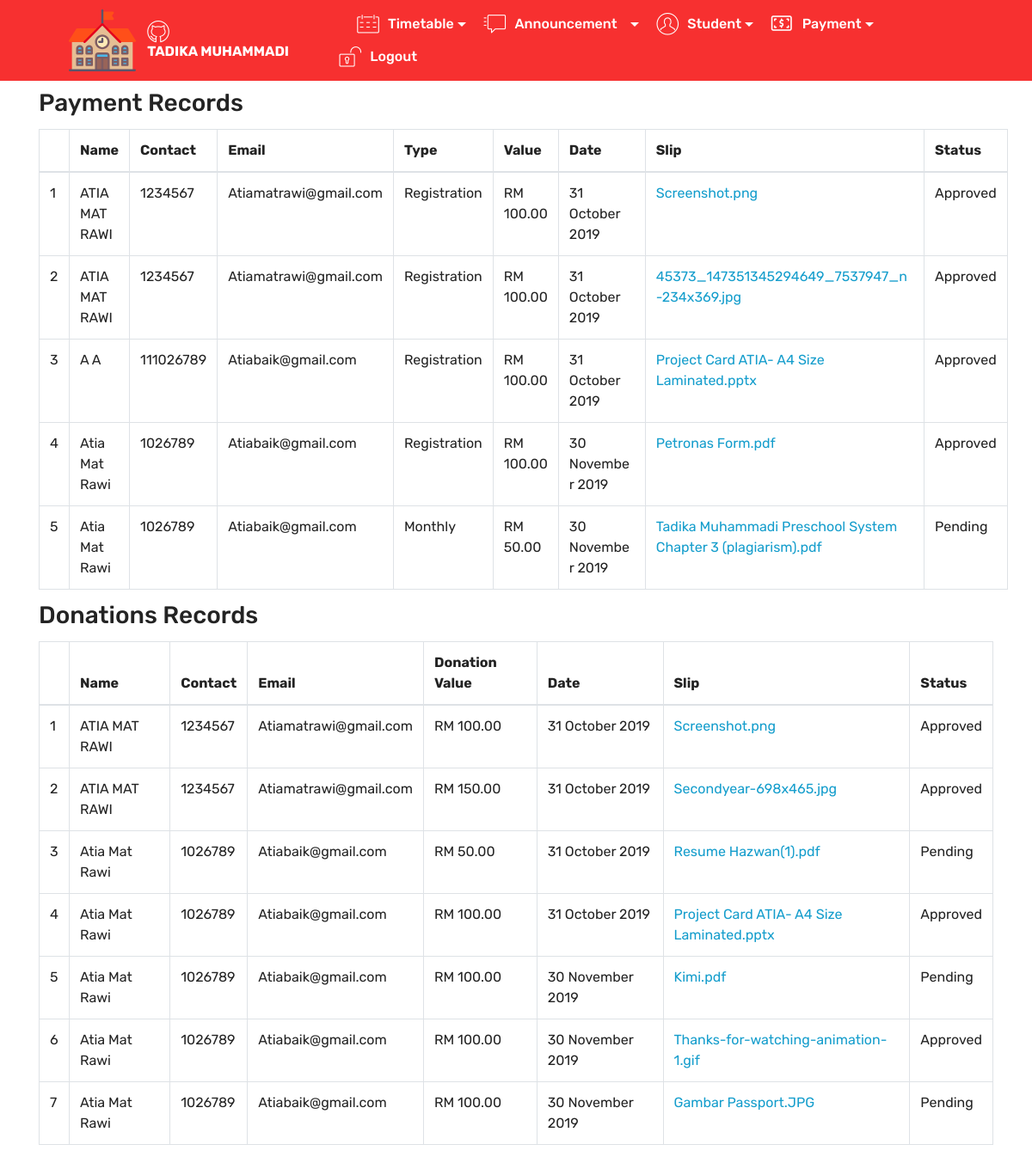
/admin/viewpayment.php, run on the app's committed database.
### tables this page shows
CREATE TABLE `payments` (
  `paymentId` int(11) NOT NULL,
  `parentsId` int(11) NOT NULL,
  `paymentType` varchar(20) NOT NULL,
  `paymentValue` float NOT NULL,
  `paymentDate` datetime NOT NULL,
  `firstName` varchar(150) NOT NULL,
  `lastName` varchar(150) NOT NULL,
  `contact` varchar(15) NOT NULL,
  `email` varchar(150) NOT NULL,
  `paymentSlip` varchar(255) NOT NULL,
  `paymentApproved` tinyint(1) NOT NULL DEFAULT 0
);

### admin/viewpayment.php (the view, shortened to what this page needs)
<?php
include('../php/connection.php');
?>
<!DOCTYPE html>
<html  >
<head>
<link href="css/modern-business.css" rel="stylesheet">
  <link rel="stylesheet" href="assets/web/assets/mobirise-icons-bold/mobirise-icons-bold.css">
  <link rel="stylesheet" href="assets/web/assets/mobirise-icons/mobirise-icons.css">
  <link rel="stylesheet" href="assets/tether/tether.min.css">
  <link rel="stylesheet" href="assets/bootstrap/css/bootstrap.min.css">
  <link rel="stylesheet" href="assets/bootstrap/css/bootstrap-grid.min.css">
  <link rel="stylesheet" href="assets/bootstrap/css/bootstrap-reboot.min.css">
  <link rel="stylesheet" href="assets/dropdown/css/style.css">
  <link rel="stylesheet" href="assets/theme/css/style.css">
  <link rel="stylesheet" href="assets/mobirise/css/mbr-additional.css" type="text/css">
</head>
<body>
  <section class="menu cid-qTkzRZLJNu" once="menu" id="menu1-0">
    <nav class="navbar navbar-expand beta-menu navbar-dropdown align-items-center navbar-fixed-top navbar-toggleable-sm">
        <div class="menu-logo">
            <div class="navbar-brand">
                <span class="navbar-logo">
                    <a href="adminHome.php">
                         <img src="assets/images/schoolicon.svg" alt="Mobirise" title="" style="height: 4.9rem;">
                    </a>
                </span>
                <span class="navbar-caption-wrap"><a class="navbar-caption text-white display-4" href="adminHome.php"><span class="mbri-github mbr-iconfont mbr-iconfont-btn"></span>TADIKA MUHAMMADI</a></span>
            </div>
        </div>
        <div class="collapse navbar-collapse" id="navbarSupportedContent">
            <ul class="navbar-nav nav-dropdown nav-right" data-app-modern-menu="true"><li class="nav-item">
                </li><li class="nav-item dropdown">
                    <a class="nav-link link text-white dropdown-toggle display-4" href="ViewTimetable.php" data-toggle="dropdown-submenu" aria-expanded="false"><span class="mbri-calendar mbr-iconfont mbr-iconfont-btn"></span>
                        Timetable</a><div class="dropdown-menu"><a class="text-white dropdown-item display-4" href="ViewTimetable.php">View Timetable</a></div>
                </li><li class="nav-item dropdown"><a class="nav-link link text-white dropdown-toggle display-4" href="#" aria-expanded="false" data-toggle="dropdown-submenu"><span class="mbri-help mbr-iconfont mbr-iconfont-btn"></span>Announcement &nbsp;&nbsp;</a></li><li class="nav-item dropdown"><a class="nav-link link text-white dropdown-toggle display-4" href="#" aria-expanded="false" data-toggle="dropdown-submenu"><span class="mbri-user mbr-iconfont mbr-iconfont-btn"></span>Student</a></li><li class="nav-item dropdown"><a class="nav-link link text-white dropdown-toggle display-4" href="viewPayment.php" aria-expanded="true" data-toggle="dropdown-submenu"><span class="mbrib-cash mbr-iconfont mbr-iconfont-btn"></span>Payment</a></li><li class="nav-item"><a class="nav-link link text-white display-4" href="../php/logout.php" aria-expanded="true"><span class="mbri-unlock mbr-iconfont mbr-iconfont-btn"></span>Logout</a></li></ul>
        </div>
    </nav>
</section>
		<div class="container pb-5" style="padding-top:50px">
			<div>
				<?php
					$paymentSql = "SELECT * FROM `payments` WHERE `paymentType` <> 'donation' ORDER BY `paymentDate`";
					$paymentQuery = mysqli_query($con, $paymentSql);
				?>
				<h3 class="mb-3">Payment Records</h3>
				<table class="table table-bordered">
					<thead>
						<tr>
							<th></th>
							<th>Name</th>
							<th>Contact</th>
							<th>Email</th>
							<th>Type</th>
							<th>Value</th>
							<th>Date</th>
							<th>Slip</th>
							<th>Status</th>
						</tr>
					</thead>
					<tbody>
						<?php
							if (mysqli_num_rows($paymentQuery) > 0) {
								$count = 1;
								while($row = mysqli_fetch_assoc($paymentQuery)) {
									?>
									<tr>
										<td><?= $count ?></td>
										<td><?= ucwords($row['firstName']) ?> <?= ucwords($row['lastName']) ?></td>
										<td><?= ucwords($row['contact']) ?></td>
										<td><?= ucwords($row['email']) ?></td>
										<td><?= ucwords($row['paymentType']) ?></td>
										<td>RM <?= number_format($row['paymentValue'], 2) ?></td>
										<td><?= date('d F Y', strtotime($row['paymentDate'])) ?></td>
										<td><a href="../uploads/slips/<?= ucwords($row['paymentSlip']) ?>"><?= ucwords($row['paymentSlip']) ?></a></td>
										<td><?= ($row['paymentApproved'] == 0) ? 'Pending': 'Approved' ?></td>
									</tr>
									<?php
									$count++;
								}
							}
							else {
								?>
								<tr>
									<td colspan="5">No Records</td>
								</tr>
								<?php
							}
						?>
					</tbody>
				</table>
			</div>
			<div>
				<?php
					$paymentSql = "SELECT * FROM `payments` WHERE `paymentType` = 'donation' ORDER BY `paymentDate`";
					$paymentQuery = mysqli_query($con, $paymentSql);
				?>
				<h3 class="mb-3">Donations Records</h3>
				<table class="table table-bordered">
					<thead>
						<tr>
							<th></th>
							<th>Name</th>
							<th>Contact</th>
							<th>Email</th>
							<th>Donation Value</th>
							<th>Date</th>
							<th>Slip</th>
							<th>Status</th>
						</tr>
					</thead>
					<tbody>
						<?php
							if (mysqli_num_rows($paymentQuery) > 0) {
								$count = 1;
								while($row = mysqli_fetch_assoc($paymentQuery)) {
									?>
									<tr>
										<td><?= $count ?></td>
										<td><?= ucwords($row['firstName']) ?> <?= ucwords($row['lastName']) ?></td>
										<td><?= ucwords($row['contact']) ?></td>
										<td><?= ucwords($row['email']) ?></td>
										<td>RM <?= number_format($row['paymentValue'], 2) ?></td>
										<td><?= date('d F Y', strtotime($row['paymentDate'])) ?></td>
										<td><a href="../uploads/slips/<?= ucwords($row['paymentSlip']) ?>"><?= ucwords($row['paymentSlip']) ?></a></td>
										<td><?= ($row['paymentApproved'] == 0) ? 'Pending': 'Approved' ?></td>
									</tr>
									<?php
									$count++;
								}
							}
							else {
								?>
								<tr>
									<td colspan="5">No Records</td>
								</tr>
								<?php
							}
						?>
					</tbody>
				</table>
			</div>
		</div>
  </body>
</html>

### admin/css/modern-business.css (style rules this page uses)
body { padding-top: 54px; }
@media (min-width: 992px) { body { padding-top: 56px; } }

### admin/assets/dropdown/css/style.css (style rules this page uses)
.navbar-dropdown { left: 0; padding: 0; position: absolute; right: 0; top: 0; transition: all 0.45s ease; z-index: 1030; background: #282828; }
.navbar-dropdown .navbar-logo { margin-right: 0.8rem; transition: margin 0.3s ease-in-out; vertical-align: middle; }
.navbar-dropdown .navbar-logo img { height: 3.125rem; transition: all 0.3s ease-in-out; }
.navbar-dropdown .navbar-caption { font-weight: 700; white-space: normal; vertical-align: -4px; line-height: 3.125rem !important; }
.navbar-dropdown .navbar-caption, .navbar-dropdown .navbar-caption:hover { color: inherit; text-decoration: none; }
.navbar-dropdown.navbar-fixed-top { position: fixed; }
.navbar-dropdown .navbar-brand span { vertical-align: -4px; }
.nav-dropdown { font-size: 0.75rem; font-weight: 500; height: auto !important; }
.nav-dropdown .link { margin: .667em 1.667em; font-weight: 500; padding: 0; transition: color .2s ease-in-out; }
.nav-dropdown .link.dropdown-toggle { margin-right: 2.583em; }
.nav-dropdown .link.dropdown-toggle::after { margin-left: .25rem; border-top: 0.35em solid; border-right: 0.35em solid transparent; border-left: 0.35em solid transparent; border-bottom: 0; }
.nav-dropdown .link.dropdown-toggle[aria-expanded="true"] { margin: 0; padding: 0.667em 3.263em 0.667em 1.667em; }
.nav-dropdown .link::after, .nav-dropdown .dropdown-item::after { color: inherit; }

### admin/assets/theme/css/style.css (style rules this page uses)
section { background-color: #eeeeee; }
section, .container, .container-fluid { position: relative; word-wrap: break-word; }
a { font-style: normal; font-weight: 400; cursor: pointer; }
a, a:hover { text-decoration: none; }
body { color: #232323; }
h1, h2, h3, h4, h5, h6, .h1, .h2, .h3, .h4, .h5, .h6, .display-1, .display-2, .display-3, .display-4 { line-height: 1; word-break: break-word; word-wrap: break-word; }
body { position: relative; }
section { background-position: 50% 50%; background-repeat: no-repeat; background-size: cover; }
.menu .navbar-brand { display: -webkit-flex; }
.menu .navbar-brand span { display: flex; display: -webkit-flex; }
.menu .navbar-brand .navbar-caption-wrap { display: -webkit-flex; }
.menu .navbar-brand .navbar-logo img { display: -webkit-flex; }
@media (min-width: 1024px) { .menu .navbar-nav.nav-dropdown { display: -webkit-flex; } }
@media (min-width: 1024px) { .menu .navbar-toggleable-sm .navbar-collapse { display: -webkit-flex !important; } }
.navbar { display: -webkit-flex; -webkit-flex-wrap: wrap; -webkit-align-items: center; -webkit-justify-content: space-between; }
.navbar-collapse { -webkit-flex-basis: 100%; -webkit-flex-grow: 1; -webkit-align-items: center; }
.nav-dropdown .link { padding: 0.667em 1.667em !important; margin: 0 !important; }
@media (min-width: 768px) { .navbar-toggleable-sm { flex-direction: row; flex-wrap: nowrap; align-items: center; } }
@media (min-width: 768px) { .navbar-toggleable-sm .navbar-nav { flex-direction: row; } }
@media (min-width: 768px) { .navbar-toggleable-sm .navbar-nav .nav-link { padding-right: 0.5rem; padding-left: 0.5rem; } }
@media (min-width: 768px) { .navbar-toggleable-sm .navbar-collapse { display: none; width: 100%; } }
html, body { height: auto; min-height: 100vh; }

### data on the page
payments: firstName "ATIA", lastName "MAT RAWI", contact "1234567", email "Atiamatrawi@gmail.com", paymentType "Registration", paymentValue "100.00", paymentDate "31 October 2019", paymentSlip "Screenshot.png", paymentApproved "Approved"
payments: firstName "ATIA", lastName "MAT RAWI", contact "1234567", email "Atiamatrawi@gmail.com", paymentType "Registration", paymentValue "100.00", paymentDate "31 October 2019", paymentSlip "45373_147351345294649_7537947_n-234x369.jpg", paymentApproved "Approved"
payments: firstName "A", lastName "A", contact "111026789", email "Atiabaik@gmail.com", paymentType "Registration", paymentValue "100.00", paymentDate "31 October 2019", paymentSlip "Project Card ATIA- A4 Size Laminated.pptx", paymentApproved "Approved"
payments: firstName "Atia", lastName "Mat Rawi", contact "1026789", email "Atiabaik@gmail.com", paymentType "Registration", paymentValue "100.00", paymentDate "30 November 2019", paymentSlip "Petronas Form.pdf", paymentApproved "Approved"
payments: firstName "Atia", lastName "Mat Rawi", contact "1026789", email "Atiabaik@gmail.com", paymentType "Monthly", paymentValue "50.00", paymentDate "30 November 2019", paymentSlip "Tadika Muhammadi Preschool System Chapter 3 (plagiarism).pdf", paymentApproved "Pending"
payments: firstName "ATIA", lastName "MAT RAWI", contact "1234567", email "Atiamatrawi@gmail.com", paymentValue "100.00", paymentDate "31 October 2019", paymentSlip "Screenshot.png", paymentApproved "Approved"
payments: firstName "ATIA", lastName "MAT RAWI", contact "1234567", email "Atiamatrawi@gmail.com", paymentValue "150.00", paymentDate "31 October 2019", paymentSlip "Secondyear-698x465.jpg", paymentApproved "Approved"
payments: firstName "Atia", lastName "Mat Rawi", contact "1026789", email "Atiabaik@gmail.com", paymentValue "50.00", paymentDate "31 October 2019", paymentSlip "Resume Hazwan(1).pdf", paymentApproved "Pending"
payments: firstName "Atia", lastName "Mat Rawi", contact "1026789", email "Atiabaik@gmail.com", paymentValue "100.00", paymentDate "31 October 2019", paymentSlip "Project Card ATIA- A4 Size Laminated.pptx", paymentApproved "Approved"
payments: firstName "Atia", lastName "Mat Rawi", contact "1026789", email "Atiabaik@gmail.com", paymentValue "100.00", paymentDate "30 November 2019", paymentSlip "Kimi.pdf", paymentApproved "Pending"
payments: firstName "Atia", lastName "Mat Rawi", contact "1026789", email "Atiabaik@gmail.com", paymentValue "100.00", paymentDate "30 November 2019", paymentSlip "Thanks-for-watching-animation-1.gif", paymentApproved "Approved"
payments: firstName "Atia", lastName "Mat Rawi", contact "1026789", email "Atiabaik@gmail.com", paymentValue "100.00", paymentDate "30 November 2019", paymentSlip "Gambar Passport.JPG", paymentApproved "Pending"
